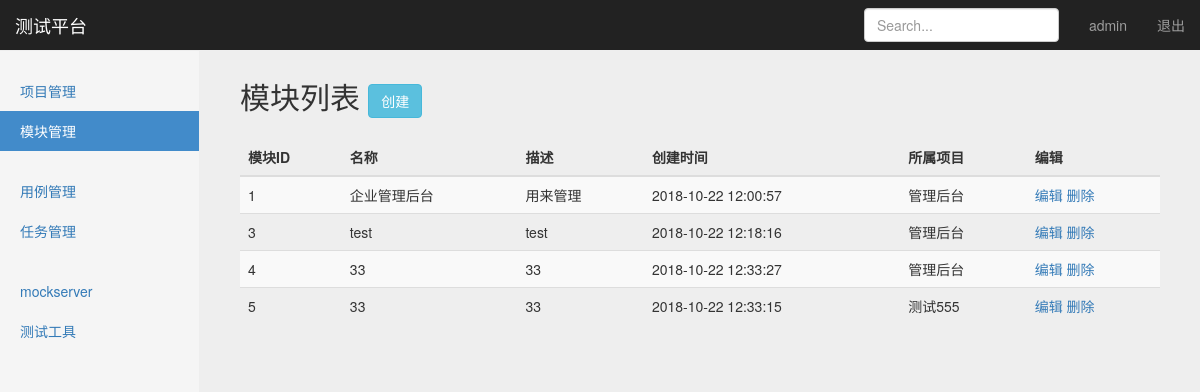
The app's page /manage/module_manage/ (signed in), older data.
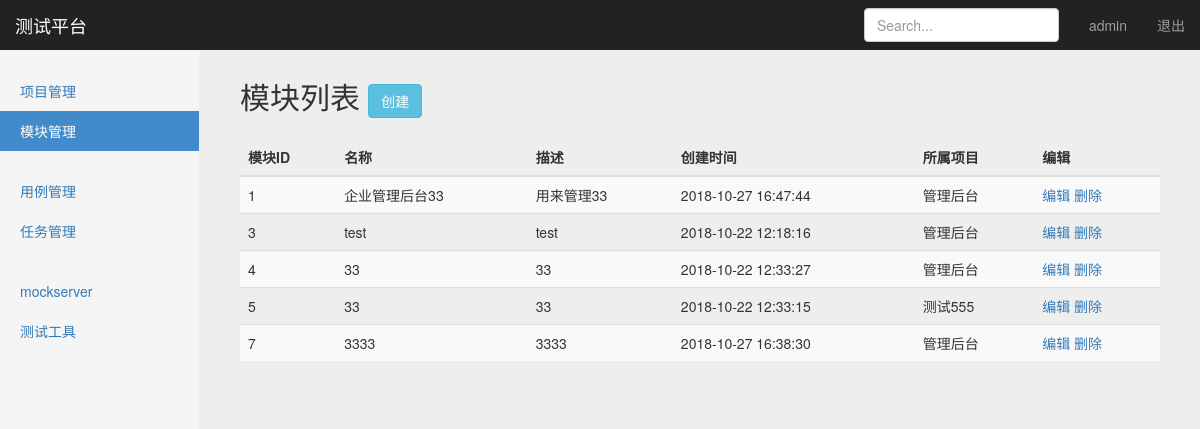
The same page, newer data.
### projects_app/models.py (models this page shows, shortened)
class Module(models.Model):
    project = models.ForeignKey(Project, on_delete=models.CASCADE) # on_delete参数表示项目删除后，模块也跟随删除
    name = models.CharField("名称", max_length=100, blank=False, default="")
    description = models.TextField("描述", default="")
    create_time = models.DateTimeField("创建时间", auto_now=True)

class Project(models.Model):
    name = models.CharField("名称", max_length=100, blank=False, default="")
    description = models.TextField("描述", default="")
    status = models.BooleanField("状态", default=True)
    create_time = models.DateTimeField("创建时间", auto_now=True)
    def __str__(self):
        return self.name

### projects_app/views/Module_views.py (the view)
# urls.py: path('module_manage/', Module_views.module_manage),
@login_required
def module_manage(request):
    All_Modules = Module.objects.all()
    return render(request, 'module_manage.html',
                  {
                      "modules": All_Modules,  # 传project
                      "type": "list",
                  })

### templates/module_manage.html (shortened to what this page needs)
{% extends "base.html" %}
{% block content %}
    <nav class="navbar navbar-inverse navbar-fixed-top">
      <div class="container-fluid">
        <div class="navbar-header">
          <a class="navbar-brand" href="#">测试平台</a>
        </div>
        <div id="navbar" class="navbar-collapse collapse">
          <ul class="nav navbar-nav navbar-right">
            <li><a href="#">{{user}}</a></li>
            <li><a href="/logout/">退出</a></li>
          </ul>
          <form class="navbar-form navbar-right">
            <input type="text" class="form-control" placeholder="Search...">
          </form>
        </div>
      </div>
    </nav>
    <div class="container-fluid">
        <div class="row">
            <div class="col-sm-3 col-md-2 sidebar">
                <ul class="nav nav-sidebar">
                    <li ><a href="/manage/project_manage/">项目管理</a></li>
                    <li class="active"><a href="/manage/module_manage/">模块管理</a></li>
                </ul>
                <ul class="nav nav-sidebar">
                    <li><a href="">用例管理</a></li>
                    <li><a href="">任务管理</a></li>
                </ul>
                <ul class="nav nav-sidebar">
                    <li><a href="">mockserver</a></li>
                    <li><a href="">测试工具</a></li>
                </ul>
            </div>
          {% if type == 'list' %}
          <div class="col-sm-9 col-sm-offset-3 col-md-10 col-md-offset-2 main">
          <h2 class="sub-header">模块列表
          <button type="button" class="btn btn-info"
                    style=body {
                      padding: 50px
                      }
                    onclick="window.location.href='/manage/module_add/'">创建</button>
          </h2>
          <div class="table-responsive">
            <table class="table table-striped">
              <thead>
                <tr>
                  <th>模块ID</th>
                  <th>名称</th>
                  <th>描述</th>
                  <th>创建时间</th>
                  <th>所属项目</th>
                  <th>编辑</th>
                </tr>
              </thead>
              <tbody>
                {% for module in modules %}
                <tr>
                  <td>{{module.id}}</td>
                  <td>{{module.name}}</td>
                  <td>{{module.description}}</td>
                  <td>{{ module.create_time | date:"Y-m-d H:i:s" }}</td>
                  <td>{{module.project}}</td>
                  <td>
                    <a href="/manage/module_edit/{{module.id}}/">编辑</a>
                    <a href="/manage/module_delete/{{module.id}}/">删除</a>
                  </td>
                </tr>
              {% endfor %}
              </tbody>
            </table>
          </div>
        </div>
          {% endif %}
      </div>
    </div>
{% endblock %}

Row changes from the older to the newer data that the page shows:
changed Module id 1: name "企业管理后台" → "企业管理后台33"; description "用来管理" → "用来管理33"; create_time "2018-10-22 12:00:57" → "2018-10-27 16:47:44"
added Module: id "7", name "3333", description "3333", create_time "2018-10-27 16:38:30", project "管理后台"
